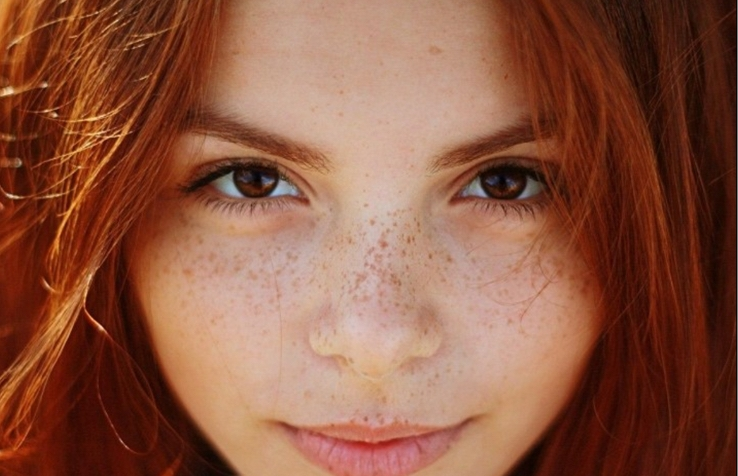
//> input picture images/hw_3_img/bf_img.jpeg, 738 x 476 px
$ ./beauty_shot   (built with g++ and OpenCV 4)
//> lines starting //> are read from the running program, lines starting //| are printed output that depends on the picture; after the words box and inside, x2 and y2 are one past the last pixel; in counts of white or black regions, pixels touching at a corner belong together
#include <iostream>
#include <opencv2/opencv.hpp>
#include <vector>
//cv_8uc3
using namespace cv;
using namespace std;

void get_sliced(const Mat& origin,Mat& sliced);
void make_beauty(const Mat& origin,Mat& sliced);
void MAF(Mat& map);


int main()
{
    Mat origin_img;
    origin_img = imread("../../../images/hw_3_img/bf_img.jpeg");
//> origin_img is the input picture: 476 rows x 738 cols, CV_8UC3; mean B, G, R 65.4, 86.8, 140.4

    Mat sliced_img(origin_img.rows,origin_img.cols,origin_img.type());
    get_sliced(origin_img,sliced_img);
    make_beauty(origin_img,sliced_img);
    imshow("filtered img",sliced_img);
    waitKey(0);


    return 0;
}


void get_sliced(const Mat& origin, Mat& sliced) {

    unsigned char min_r = 160;
    unsigned char max_r = 225;
    unsigned char min_g = 120;
    unsigned char max_g = 195;
    unsigned char min_b = 90;
    unsigned char max_b = 190;

    for (int x = 0; x < origin.cols; x++) {
        for (int y = 0; y < origin.rows; y++) {
            int idx = y * origin.cols * 3 + x * 3;

            unsigned char pixel_b = origin.data[idx];
            unsigned char pixel_g = origin.data[idx + 1];
            unsigned char pixel_r = origin.data[idx + 2];

            if ((min_b < pixel_b && pixel_b < max_b) &&
                (min_g < pixel_g && pixel_g < max_g) &&
                (min_r < pixel_r && pixel_r < max_r)) {
                sliced.data[idx] = 255;
                sliced.data[idx + 1] = 255;
                sliced.data[idx + 2] = 255;
            } else {
                sliced.data[idx] = 0;  // B
                sliced.data[idx + 1] = 0;  // G
                sliced.data[idx + 2] = 0;  // R
            }
        }
    }
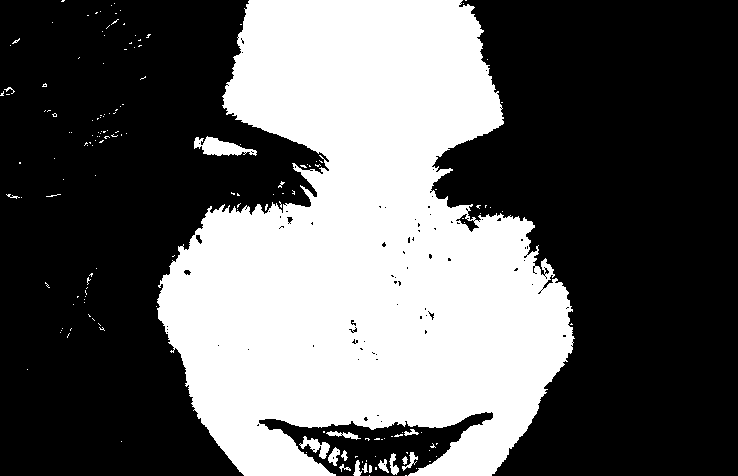
//> sliced: 476 rows x 738 cols, CV_8UC3; 37.8% white; 166 white regions (149 under 20 px), largest, box (x1, y1, x2, y2) and area: (157, 0, 575, 476) 130465, (194, 136, 257, 156) 677, (299, 436, 330, 459) 293
    imshow("map",sliced);

}

void make_beauty(const Mat& origin,Mat& sliced){
    Mat padding(origin.rows,origin.cols,origin.type());
    int intensity_pluser=80;    // make pixel brighter
    int red_offset=40;
    // vector<unsigned char> edge;

    for (int x = 0; x < origin.cols; x++) {
        for (int y = 0; y < origin.rows; y++) {

            int idx = y * origin.cols * 3 + x * 3;
            unsigned char pixel_b = sliced.data[idx];
            unsigned char pixel_g = sliced.data[idx + 1];
            unsigned char pixel_r = sliced.data[idx + 2];

            if (sliced.data[idx] != 255){ //not the face
                sliced.data[idx] = origin.data[idx];    // b
                sliced.data[idx+1] = origin.data[idx+1];    // g
                sliced.data[idx+2] = origin.data[idx+2];    // r
            }
            else{   //face (255) filter(MAF)

                int b_sum = 0;
                int g_sum = 0;
                int r_sum = 0;

                for (int i = -1; i < 1; i++)
                {
                    for (int j = -1; j < 1; j++)
                    {
                        int f_idx = (y+3*i) * origin.cols * 3 + (x+3*j) * 3;
                        b_sum += origin.data[f_idx];
                        g_sum += origin.data[f_idx+1];
                        r_sum += origin.data[f_idx+2];
                    }
                }
                sliced.data[idx] = b_sum/9+intensity_pluser;
                sliced.data[idx+1] = g_sum/9+intensity_pluser;
                sliced.data[idx+2] = r_sum/9+intensity_pluser+red_offset;
            }
        }
    }
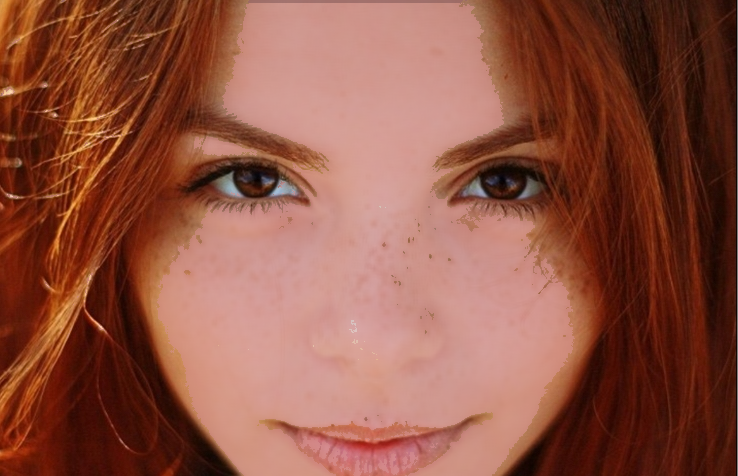
//> sliced: 476 rows x 738 cols, CV_8UC3; mean B, G, R 66.9, 83.5, 143.3

    cout<<"finished";
}
